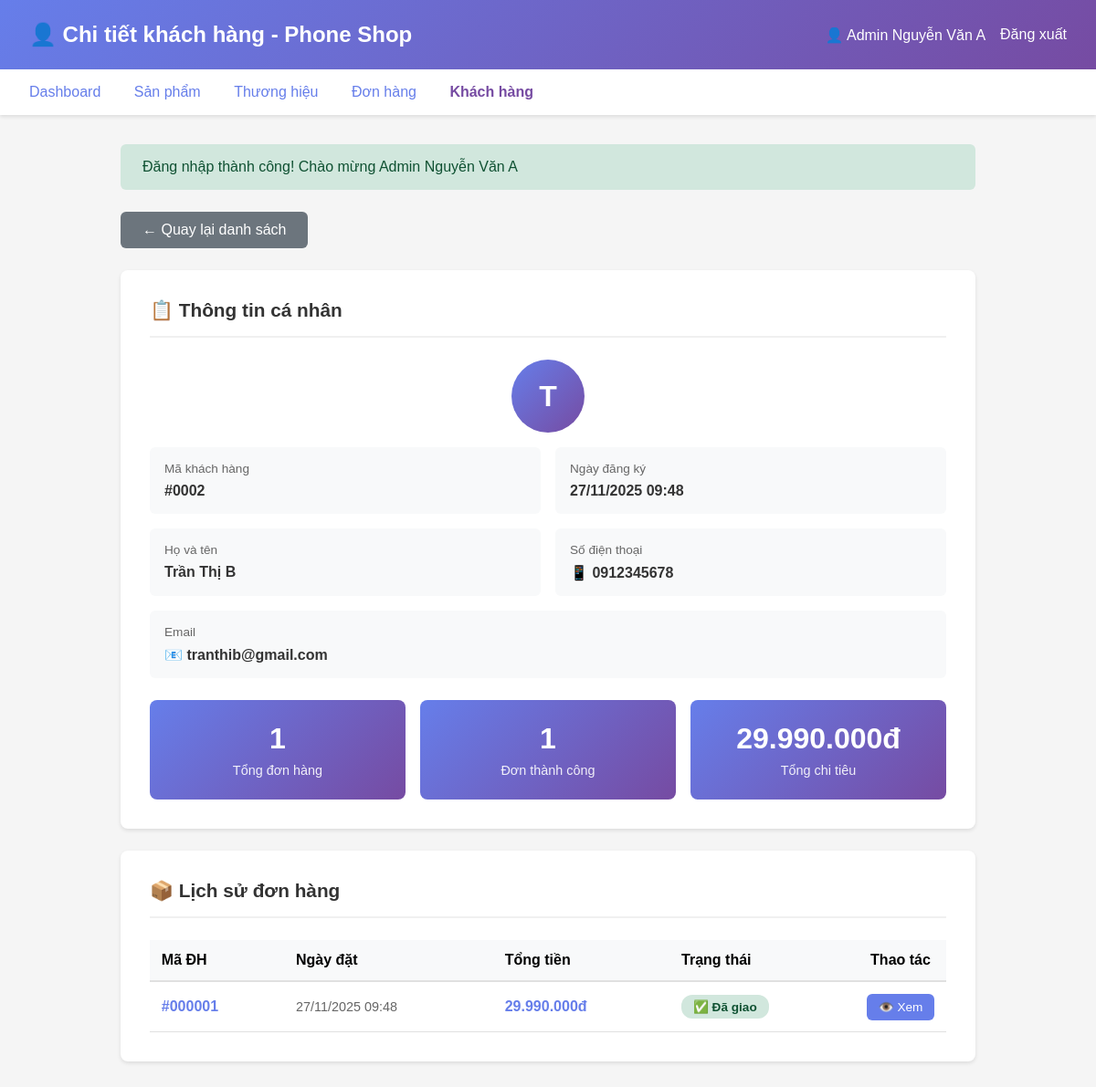
/public/admin/customers/2 (signed in), run on the app's committed database.
### tables this page shows
CREATE TABLE users (
    id INT AUTO_INCREMENT PRIMARY KEY,
    name VARCHAR(100) NOT NULL,
    email VARCHAR(100) NOT NULL UNIQUE,
    phone VARCHAR(20) NOT NULL,
    password VARCHAR(255) NOT NULL,
    role ENUM('customer', 'admin') DEFAULT 'customer',
    created_at TIMESTAMP DEFAULT CURRENT_TIMESTAMP,
    updated_at TIMESTAMP DEFAULT CURRENT_TIMESTAMP ON UPDATE CURRENT_TIMESTAMP,
    INDEX idx_email (email),
    INDEX idx_role (role)
);

CREATE TABLE orders (
    id INT AUTO_INCREMENT PRIMARY KEY,
    user_id INT NOT NULL,
    customer_name VARCHAR(100) NOT NULL,
    customer_phone VARCHAR(20) NOT NULL,
    customer_address TEXT NOT NULL,
    total_amount DECIMAL(10, 2) NOT NULL,
    status ENUM('pending', 'processing', 'shipping', 'delivered', 'cancelled') DEFAULT 'pending',
    payment_method VARCHAR(50) DEFAULT 'COD',
    notes TEXT,
    created_at TIMESTAMP DEFAULT CURRENT_TIMESTAMP,
    updated_at TIMESTAMP DEFAULT CURRENT_TIMESTAMP ON UPDATE CURRENT_TIMESTAMP,
    FOREIGN KEY (user_id) REFERENCES users(id) ON DELETE CASCADE,
    INDEX idx_user_id (user_id),
    INDEX idx_status (status),
    INDEX idx_created_at (created_at)
);

### app/Http/Controllers/Admin/CustomerController.php (called while the page is built, shortened)
<?php
class CustomerController
{
    public function detail($id)
    {
        $userModel = new User();
        $customer = $userModel->find($id);
        $orderModel = new Order();
        $orders = $orderModel->getUserOrders($id);
        $totalSpent = 0;
        foreach ($orders as $order) {
            if ($order['status'] !== 'cancelled') {
                $totalSpent += $order['total_amount'];
            }
        }
        require_once __DIR__ . '/../../../../resources/view/admin/customers/detail.php';
    }
}

### app/Http/Kernel.php (called while the page is built, shortened)
<?php
class Kernel
{
    protected $routes = [];
    protected $method;
    protected $uri;
    public function __construct()
    {
        $this->routes = require __DIR__ . '/../../routes/web.php';
        $this->method = $_SERVER['REQUEST_METHOD'];
        $this->uri = $this->getUri();
    }
    protected function getUri()
    {
        $uri = $_SERVER['REQUEST_URI'];
        $scriptName = $_SERVER['SCRIPT_NAME'] ?? '/index.php';
        $baseDir = str_replace('\\', '/', dirname($scriptName));
        if ($baseDir !== '/' && $baseDir !== '') {
            if (strpos($uri, $baseDir) === 0) {
                $uri = substr($uri, strlen($baseDir));
            }
        }
        $uri = '/' . trim($uri, '/');
        return $uri;
    }
    public function dispatch()
    {
        $matchedRoute = $this->matchRoute($this->routes[$this->method]);
        list($controllerName, $action) = explode('@', $matchedRoute['handler']);
        $controller = new $controllerClass();
        call_user_func_array([$controller, $action], $matchedRoute['params']);
    }
    protected function matchRoute($routes)
    {
        foreach ($routes as $pattern => $handler) {
            $regex = $this->convertToRegex($pattern);
            if (preg_match($regex, $this->uri, $matches)) {
                array_shift($matches);
                return [
                    'handler' => $handler,
                    'params' => $matches
                ];
            }
        }
        return false;
    }
    protected function convertToRegex($pattern)
    {
        $pattern = preg_replace('/\{([a-zA-Z0-9_]+)\}/', '([^/]+)', $pattern);
        $pattern = str_replace('/', '\/', $pattern);
        return '/^' . $pattern . '$/';
    }
    public function run()
    {
        $this->dispatch();
    }
}

### public/index.php (called while the page is built, shortened)
<?php
require_once __DIR__ . '/../autoload.php';
require_once __DIR__ . '/../app/Http/Kernel.php';
$kernel = new Http\Kernel();
$kernel->run();

### app/Helper/auth.php (called while the page is built, shortened)
<?php
function getUserName()
{
    return $_SESSION['user_name'] ?? null;
}

### app/Helper/utils.php (called while the page is built, shortened)
<?php
function escape($value)
{
    return htmlspecialchars($value, ENT_QUOTES, 'UTF-8');
}
function formatPrice($price, $showCurrency = true)
{
    $formatted = number_format((float) $price, 0, ',', '.');
    return $showCurrency ? $formatted . 'đ' : $formatted;
}
function formatDateTime($datetime, $format = 'd/m/Y H:i')
{
    return date($format, strtotime($datetime));
}
function getFlashMessage()
{
    if (isset($_SESSION['flash_message'])) {
        $flash = $_SESSION['flash_message'];
        return $flash;
    }
    return null;
}

### autoload.php (called while the page is built, shortened)
<?php
if (file_exists(__DIR__ . '/config/app.php')) {
    $appConfig = require __DIR__ . '/config/app.php';
}
spl_autoload_register(function ($class) {
    $namespaceMap = [
        'Controllers\\' => __DIR__ . '/app/Http/Controllers/',
        'Models\\' => __DIR__ . '/app/Models/',
        'Middleware\\' => __DIR__ . '/app/Http/Middleware/',
        'Http\\' => __DIR__ . '/app/Http/',
    ];
    foreach ($namespaceMap as $prefix => $baseDir) {
        if (strpos($class, $prefix) === 0) {
            $relativeClass = substr($class, strlen($prefix));
            $file = $baseDir . str_replace('\\', '/', $relativeClass) . '.php';
            if (file_exists($file)) {
                return true;
            }
        }
    }
    return false;
});
function config($key, $default = null)
{
    static $config = [];
    $parts = explode('.', $key);
    $file = $parts[0];
    if (!isset($config[$file])) {
        $configFile = __DIR__ . '/config/' . $file . '.php';
        if (file_exists($configFile)) {
            $config[$file] = require $configFile;
        } else {
            return $default;
        }
    }
    $value = $config[$file];
    for ($i = 1; $i < count($parts); $i++) {
        $value = $value[$parts[$i]];
    }
    return $value;
}

### config/app.php (called while the page is built)
<?php
$protocol = (!empty($_SERVER['HTTPS']) && $_SERVER['HTTPS'] !== 'off') ? 'https' : 'http';
$host = $_SERVER['HTTP_HOST'] ?? 'localhost';
$scriptName = $_SERVER['SCRIPT_NAME'] ?? '';
$baseDir = str_replace('\\', '/', dirname($scriptName));
$autoBaseUrl = $protocol . '://' . $host . $baseDir;
$autoAssetsUrl = $protocol . '://' . $host . str_replace('/public', '/resources', $baseDir);
return [
    'name' => 'Phone Shop',
    'version' => '1.0.0',
    'base_url' => $autoBaseUrl,
    'assets_url' => $autoAssetsUrl,
    'root_path' => dirname(__DIR__),
    'app_path' => dirname(__DIR__) . '/app',
    'public_path' => dirname(__DIR__) . '/public',
    'resources_path' => dirname(__DIR__) . '/resources',
    'upload_path' => dirname(__DIR__) . '/public/uploads',
    'session' => [
        'name' => 'phone_shop_session',
        'lifetime' => 7200,
        'secure' => false,
        'httponly' => true,
        'samesite' => 'Lax'
    ],
    'security' => [
        'password_min_length' => 6,
        'password_hash_algo' => PASSWORD_BCRYPT,
        'password_hash_cost' => 10
    ],
    'upload' => [
        'max_size' => 5242880,
        'allowed_extensions' => ['jpg', 'jpeg', 'png', 'gif', 'webp'],
        'image_path' => 'uploads/images'
    ],
    'pagination' => [
        'per_page' => 12,
        'per_page_admin' => 20
    ],
    'timezone' => 'Asia/Ho_Chi_Minh',
    'debug' => true,
    'mail' => [
        'from_email' => 'noreply@phoneshop.com',
        'from_name' => 'Phone Shop'
    ]
];

### config/database.php (called while the page is built)
<?php
return [
    'host' => 'localhost',
    'port' => 3307,
    'database' => 'phone_shop',
    'username' => 'root',
    'password' => '',
    'charset' => 'utf8mb4',
    'collation' => 'utf8mb4_unicode_ci',
    'options' => [
        PDO::ATTR_ERRMODE => PDO::ERRMODE_EXCEPTION,
        PDO::ATTR_DEFAULT_FETCH_MODE => PDO::FETCH_ASSOC,
        PDO::ATTR_EMULATE_PREPARES => false,
    ]
];

### app/Models/BaseModel.php (called while the page is built, shortened)
<?php
class BaseModel
{
    protected static $connection = null;
    protected $table = '';
    protected $primaryKey = 'id';
    public static function getConnection()
    {
        if (self::$connection === null) {
            try {
                $dbConfig = config('database');
                $dsn = sprintf(
                    "mysql:host=%s;port=%s;dbname=%s;charset=%s",
                    $dbConfig['host'],
                    $dbConfig['port'] ?? 3306,
                    $dbConfig['database'],
                    $dbConfig['charset']
                );
                self::$connection = new PDO(
                    $dsn,
                    $dbConfig['username'],
                    $dbConfig['password'],
                    $dbConfig['options']
                );
            } catch (PDOException $e) {
                die("Database connection failed: " . $e->getMessage());
            }
        }
        return self::$connection;
    }
    public function find($id)
    {
        $sql = "SELECT * FROM {$this->table} WHERE {$this->primaryKey} = ? LIMIT 1";
        $stmt = $this->getConnection()->prepare($sql);
        $stmt->execute([$id]);
        return $stmt->fetch();
    }
    public function query($sql, $params = [])
    {
        $stmt = $this->getConnection()->prepare($sql);
        $stmt->execute($params);
        return $stmt->fetchAll();
    }
}

### app/Models/Order.php (called while the page is built, shortened)
<?php
class Order extends BaseModel
{
    protected $table = 'orders';
    public function getUserOrders($userId, $orderBy = 'created_at', $order = 'DESC')
    {
        $sql = "SELECT * FROM {$this->table}
                WHERE user_id = ?
                ORDER BY {$orderBy} {$order}";
        return $this->query($sql, [$userId]);
    }
}

### resources/view/admin/customers/detail.php (the view, shortened to what this page needs)
<!DOCTYPE html>
<html lang="vi">
<head>
</head>
<body>
    <div class="header">
        <h1>👤 Chi tiết khách hàng - Phone Shop</h1>
        <div style="display: flex; align-items: center; gap: 1rem;">
            <span>👤 <?= escape(getUserName() ?? 'Admin') ?></span>
            <a href="<?= config('app.base_url') ?>/admin/logout" style="color: white; text-decoration: none;">Đăng
                xuất</a>
        </div>
    </div>
    <div class="nav-menu">
        <a href="<?= config('app.base_url') ?>/admin/dashboard">Dashboard</a>
        <a href="<?= config('app.base_url') ?>/admin/products">Sản phẩm</a>
        <a href="<?= config('app.base_url') ?>/admin/brands">Thương hiệu</a>
        <a href="<?= config('app.base_url') ?>/admin/orders">Đơn hàng</a>
        <a href="<?= config('app.base_url') ?>/admin/customers" style="color: #764ba2; font-weight: 600;">Khách hàng</a>
    </div>
    <div class="container">
        <?php
        $flash = getFlashMessage();
        if ($flash):
            ?>
            <div class="alert alert-<?= $flash['type'] ?>">
                <?= $flash['message'] ?>
            </div>
        <?php endif; ?>
        <div style="margin-bottom: 1.5rem;">
            <a href="<?= config('app.base_url') ?>/admin/customers" class="btn btn-secondary">
                ← Quay lại danh sách
            </a>
        </div>
        <div class="section">
            <div class="section-header">
                <h2>📋 Thông tin cá nhân</h2>
            </div>
            <div class="customer-avatar">
                <?= strtoupper(substr($customer['name'], 0, 1)) ?>
            </div>
            <div class="info-grid">
                <div class="info-item">
                    <div class="info-label">Mã khách hàng</div>
                    <div class="info-value">#<?= str_pad($customer['id'], 4, '0', STR_PAD_LEFT) ?></div>
                </div>
                <div class="info-item">
                    <div class="info-label">Ngày đăng ký</div>
                    <div class="info-value"><?= formatDateTime($customer['created_at']) ?></div>
                </div>
                <div class="info-item">
                    <div class="info-label">Họ và tên</div>
                    <div class="info-value"><?= escape($customer['name']) ?></div>
                </div>
                <div class="info-item">
                    <div class="info-label">Số điện thoại</div>
                    <div class="info-value">📱 <?= escape($customer['phone']) ?></div>
                </div>
                <div class="info-item" style="grid-column: 1 / -1;">
                    <div class="info-label">Email</div>
                    <div class="info-value">📧 <?= escape($customer['email']) ?></div>
                </div>
            </div>
            <div class="stats-row">
                <div class="stat-card">
                    <div class="number"><?= count($orders) ?></div>
                    <div class="label">Tổng đơn hàng</div>
                </div>
                <div class="stat-card">
                    <div class="number">
                        <?php
                        $completedOrders = 0;
                        foreach ($orders as $o) {
                            if ($o['status'] === 'delivered')
                                $completedOrders++;
                        }
                        echo $completedOrders;
                        ?>
                    </div>
                    <div class="label">Đơn thành công</div>
                </div>
                <div class="stat-card">
                    <div class="number"><?= formatPrice($totalSpent) ?></div>
                    <div class="label">Tổng chi tiêu</div>
                </div>
            </div>
        </div>
        <div class="section">
            <div class="section-header">
                <h2>📦 Lịch sử đơn hàng</h2>
            </div>
            <?php if (!empty($orders)): ?>
                <table>
                    <thead>
                        <tr>
                            <th>Mã ĐH</th>
                            <th>Ngày đặt</th>
                            <th>Tổng tiền</th>
                            <th>Trạng thái</th>
                            <th style="width: 100px; text-align: center;">Thao tác</th>
                        </tr>
                    </thead>
                    <tbody>
                        <?php foreach ($orders as $order): ?>
                            <tr>
                                <td style="font-weight: 600; color: #667eea;">
                                    #<?= str_pad($order['id'], 6, '0', STR_PAD_LEFT) ?>
                                </td>
                                <td style="color: #666; font-size: 0.9rem;">
                                    <?= formatDateTime($order['created_at']) ?>
                                </td>
                                <td style="font-weight: 600; color: #667eea;">
                                    <?= formatPrice($order['total_amount']) ?>
                                </td>
                                <td>
                                    <span class="badge badge-<?= $order['status'] ?>">
                                        <?php
                                        $statusMap = [
                                            'pending' => '⏳ Chờ xử lý',
                                            'processing' => '⚙️ Đang xử lý',
                                            'shipping' => '🚚 Đang giao',
                                            'delivered' => '✅ Đã giao',
                                            'cancelled' => '❌ Đã hủy'
                                        ];
                                        echo $statusMap[$order['status']] ?? $order['status'];
                                        ?>
                                    </span>
                                </td>
                                <td style="text-align: center;">
                                    <a href="<?= config('app.base_url') ?>/admin/orders/<?= $order['id'] ?>"
                                        class="btn btn-primary btn-sm"
                                        style="background: #667eea; color: white; padding: 0.4rem 0.8rem; text-decoration: none; border-radius: 6px; font-size: 0.85rem;">
                                        👁️ Xem
                                    </a>
                                </td>
                            </tr>
                        <?php endforeach; ?>
                    </tbody>
                </table>
            <?php endif; ?>
        </div>
    </div>
</body>
</html>

### data on the page
users: name "T", id "0002", created_at "27/11/2025 09:48", name "Trần Thị B", phone "0912345678", email "tranthib@gmail.com"
orders: id "000001", created_at "27/11/2025 09:48", total_amount "29.990.000đ", status "✅ Đã giao"

### other printed values
getUserName() "Admin Nguyễn Văn A"
$flash['message'] "Đăng nhập thành công! Chào mừng Admin Nguyễn Văn A"
count($orders) "1"
$completedOrders "1"
formatPrice($totalSpent) "29.990.000đ"
